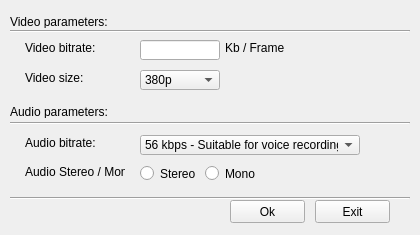
<?xml version="1.0" encoding="UTF-8"?>
<ui version="4.0">
 <class>StreamingParametersConfigurationWindow</class>
 <widget class="QWidget" name="StreamingParametersConfigurationWindow">
  <property name="geometry">
   <rect>
    <x>0</x>
    <y>0</y>
    <width>420</width>
    <height>235</height>
   </rect>
  </property>
  <property name="windowTitle">
   <string>Select Streaming Parameters</string>
  </property>
  <widget class="QLabel" name="videoParametersLabel">
   <property name="geometry">
    <rect>
     <x>10</x>
     <y>15</y>
     <width>150</width>
     <height>13</height>
    </rect>
   </property>
   <property name="text">
    <string>Video parameters:</string>
   </property>
  </widget>
  <widget class="Line" name="line">
   <property name="geometry">
    <rect>
     <x>10</x>
     <y>23</y>
     <width>400</width>
     <height>16</height>
    </rect>
   </property>
   <property name="orientation">
    <enum>Qt::Horizontal</enum>
   </property>
  </widget>
  <widget class="QLabel" name="videoBitrateLabel">
   <property name="geometry">
    <rect>
     <x>25</x>
     <y>40</y>
     <width>100</width>
     <height>16</height>
    </rect>
   </property>
   <property name="text">
    <string>Video bitrate:</string>
   </property>
  </widget>
  <widget class="QLineEdit" name="videoBitrateLineEdit">
   <property name="geometry">
    <rect>
     <x>140</x>
     <y>40</y>
     <width>80</width>
     <height>20</height>
    </rect>
   </property>
  </widget>
  <widget class="QLabel" name="videoBitrateMetricLabel">
   <property name="geometry">
    <rect>
     <x>225</x>
     <y>40</y>
     <width>91</width>
     <height>16</height>
    </rect>
   </property>
   <property name="text">
    <string>Kb / Frame</string>
   </property>
  </widget>
  <widget class="QLabel" name="videoSizeLabel">
   <property name="geometry">
    <rect>
     <x>25</x>
     <y>70</y>
     <width>100</width>
     <height>16</height>
    </rect>
   </property>
   <property name="text">
    <string>Video size:</string>
   </property>
  </widget>
  <widget class="QComboBox" name="videoBitrateComboBox">
   <property name="geometry">
    <rect>
     <x>140</x>
     <y>70</y>
     <width>80</width>
     <height>20</height>
    </rect>
   </property>
   <item>
    <property name="text">
     <string>380p</string>
    </property>
   </item>
   <item>
    <property name="text">
     <string>420p</string>
    </property>
   </item>
   <item>
    <property name="text">
     <string>720p</string>
    </property>
   </item>
   <item>
    <property name="text">
     <string>1080p</string>
    </property>
   </item>
  </widget>
  <widget class="QLabel" name="audioParametersLabel">
   <property name="geometry">
    <rect>
     <x>10</x>
     <y>105</y>
     <width>150</width>
     <height>13</height>
    </rect>
   </property>
   <property name="text">
    <string>Audio parameters:</string>
   </property>
  </widget>
  <widget class="Line" name="line2">
   <property name="geometry">
    <rect>
     <x>10</x>
     <y>115</y>
     <width>400</width>
     <height>16</height>
    </rect>
   </property>
   <property name="orientation">
    <enum>Qt::Horizontal</enum>
   </property>
  </widget>
  <widget class="QLabel" name="audioBitrateLabel">
   <property name="geometry">
    <rect>
     <x>25</x>
     <y>135</y>
     <width>100</width>
     <height>16</height>
    </rect>
   </property>
   <property name="text">
    <string>Audio bitrate:</string>
   </property>
  </widget>
  <widget class="QComboBox" name="audioBitrateComboBox">
   <property name="geometry">
    <rect>
     <x>140</x>
     <y>135</y>
     <width>220</width>
     <height>20</height>
    </rect>
   </property>
   <item>
    <property name="text">
     <string>56 kbps - Suitable for voice recordings</string>
    </property>
   </item>
   <item>
    <property name="text">
     <string>128 kbps - FM quality</string>
    </property>
   </item>
   <item>
    <property name="text">
     <string>256 kbps - Medium quality</string>
    </property>
   </item>
   <item>
    <property name="text">
     <string>320 kbps - CD quality</string>
    </property>
   </item>
  </widget>
  <widget class="QPushButton" name="okPushButton">
   <property name="geometry">
    <rect>
     <x>230</x>
     <y>200</y>
     <width>75</width>
     <height>23</height>
    </rect>
   </property>
   <property name="text">
    <string>Ok</string>
   </property>
  </widget>
  <widget class="QPushButton" name="exitPushButton">
   <property name="geometry">
    <rect>
     <x>315</x>
     <y>200</y>
     <width>75</width>
     <height>23</height>
    </rect>
   </property>
   <property name="text">
    <string>Exit</string>
   </property>
  </widget>
  <widget class="Line" name="line3">
   <property name="geometry">
    <rect>
     <x>10</x>
     <y>190</y>
     <width>400</width>
     <height>16</height>
    </rect>
   </property>
   <property name="orientation">
    <enum>Qt::Horizontal</enum>
   </property>
  </widget>
  <widget class="QRadioButton" name="stereoRadioButton">
   <property name="geometry">
    <rect>
     <x>140</x>
     <y>165</y>
     <width>82</width>
     <height>17</height>
    </rect>
   </property>
   <property name="text">
    <string>Stereo</string>
   </property>
  </widget>
  <widget class="QRadioButton" name="monoRadioButton">
   <property name="geometry">
    <rect>
     <x>205</x>
     <y>165</y>
     <width>82</width>
     <height>17</height>
    </rect>
   </property>
   <property name="text">
    <string>Mono</string>
   </property>
  </widget>
  <widget class="QLabel" name="audioStereoMonoLabel">
   <property name="geometry">
    <rect>
     <x>25</x>
     <y>165</y>
     <width>100</width>
     <height>13</height>
    </rect>
   </property>
   <property name="text">
    <string>Audio Stereo / Mono:</string>
   </property>
  </widget>
 </widget>
 <resources/>
 <connections/>
</ui>
